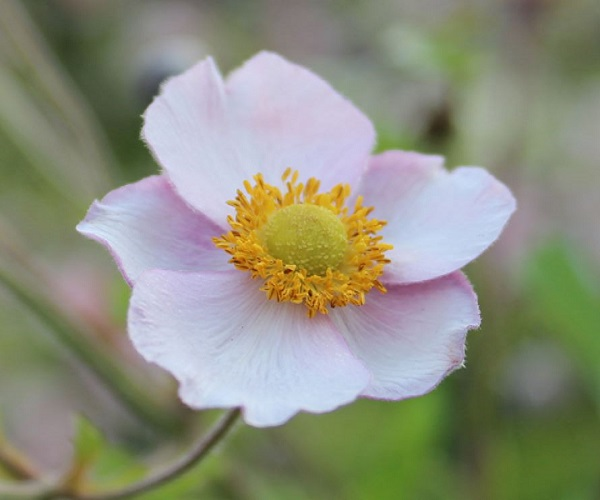
#> input picture 13 (04) Logical and Arithmetical Operations on Images/Matlab Workspace/rose1.jpg, 600 x 500 px
$ jupyter execute '2 Logical and Arithmetical Operations on Images - Exercises.ipynb'
#> lines starting #> are read from the running program, lines starting #| are printed output that depends on the picture; after the words box and inside, x2 and y2 are one past the last pixel; in counts of white or black regions, pixels touching at a corner belong together
# Logical and Arithmetical Operations on Images - Exercises
_Mikołaj Leszczuk, Andrzej Matiolański, Zbigniew Hulicki_

## Exercises

[cell 1]
import cv2
import matplotlib.pyplot as plt

## Logical Operations

We can perform standard logical operations between images such as NOT, OR, XOR and AND. In general, logical operation is performed between each corresponding bit of the image pixel representation.

**Comments**:

* Note that the images have to be first converted to grayscale and then to binary using the OpenCV `cv2.threshold()` function (with a certain threshold, recommended: `127`).
* Note that the resulting images, being the element `[1]` from the `tuple` of `cv2.threshold()` function have to be displayed with a `'gray'` colormap.

### NOT (Inversion)

Implement NOT operation that inverts the image representation, in the simplest case of a binary image, where the (black) background pixels become (white) foreground and vice versa. For greyscale and color images, the procedure is to replace each pixel value:

_Ioutput_ (_i_,_j_) as follows:

$$I_{output}(i,j) = MAX – I_{input}({i},{j})$$

Where _MAX_ is the maximum possible value in the given image representation.

Thus, for an 8-bit grey-scale image (or for 8-bit channels within a color image), _MAX_ = 255.

Example:

**Python implementation example**:

[cell 2]
im1 = cv2.imread('Matlab Workspace/rose1.jpg')  # reading image
#> im1 is the input picture: shape (500, 600, 3); mean B, G, R 125.3, 143.3, 140.7
im1_gray = cv2.cvtColor(im1, cv2.COLOR_BGR2GRAY)
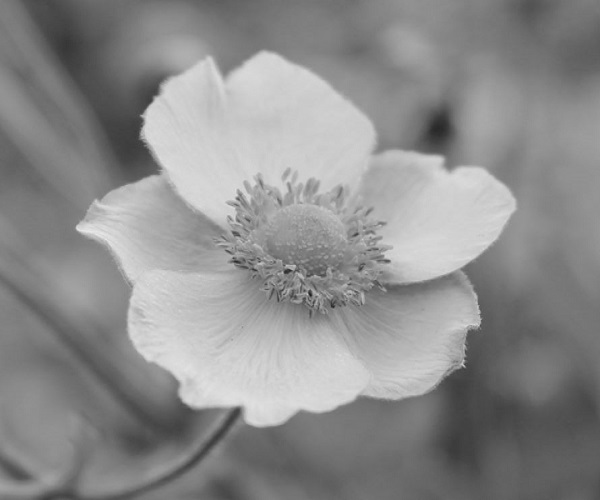
#> im1_gray: shape (500, 600); min 29, max 232, mean 140.5
ret, im1_bw = cv2.threshold(im1_gray, 127, 255, cv2.THRESH_BINARY)
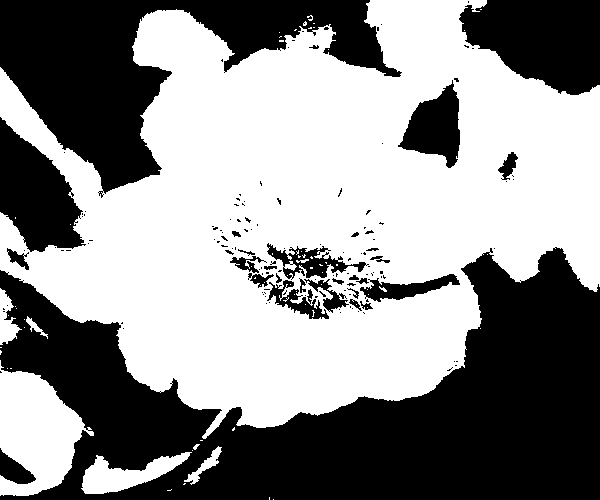
#> im1_bw: shape (500, 600); 55.7% white; 140 black regions (110 under 20 px), largest, box (x1, y1, x2, y2) and area: (0, 247, 600, 500) 76487, (0, 0, 402, 198) 30468, (459, 0, 600, 95) 9894
imcomplement_result_1 = 255-im1  # Invert the RGB image
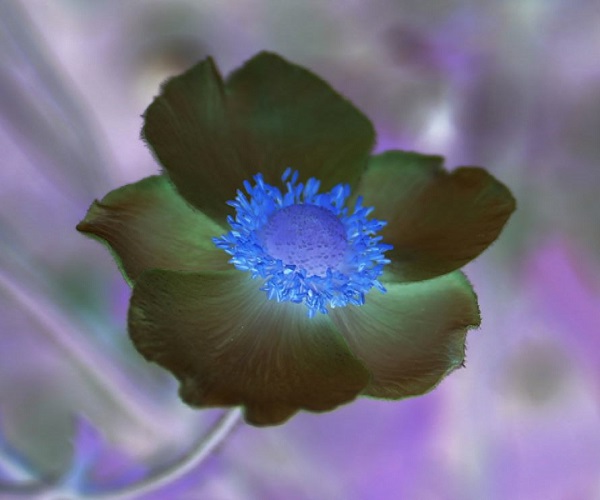
#> imcomplement_result_1: shape (500, 600, 3); mean B, G, R 129.7, 111.7, 114.3
imcomplement_result_2 = 255-im1_bw  # Invert the B&W image

[cell 3]
plt.figure()
plt.subplot(2, 2, 1), plt.xticks(()), plt.yticks(())
plt.imshow(cv2.cvtColor(im1, cv2.COLOR_BGR2RGB))  # Display the image
plt.title('image 1')
plt.subplot(2, 2, 3), plt.xticks(()), plt.yticks(())
plt.imshow(cv2.cvtColor(imcomplement_result_1, cv2.COLOR_BGR2RGB))  # Display the result
plt.title('Operation : Im complement')
plt.subplot(2, 2, 2), plt.xticks(()), plt.yticks(())
plt.imshow(im1_bw, 'gray')  # Display the image
plt.title('image 1 B&W')
plt.subplot(2, 2, 4), plt.xticks(()), plt.yticks(())
plt.imshow(imcomplement_result_2, 'gray')  # Display the result
plt.title('Operation : Im complement');
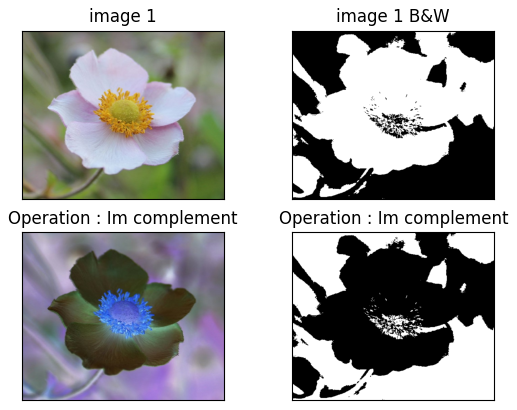
#> figure drawn by matplotlib, 4 panels

### OR/XOR

Logical OR (and XOR) is useful for processing binary-valued images (`0` or `1`) to detect objects which have moved between frames.

#### Logical OR Operation

Example:

**Python implementation example**:

[cell 4]
im1 = cv2.imread('Matlab Workspace/rose1.jpg')  # reading image
im2 = cv2.imread('Matlab Workspace/rose2.jpg')  # reading image
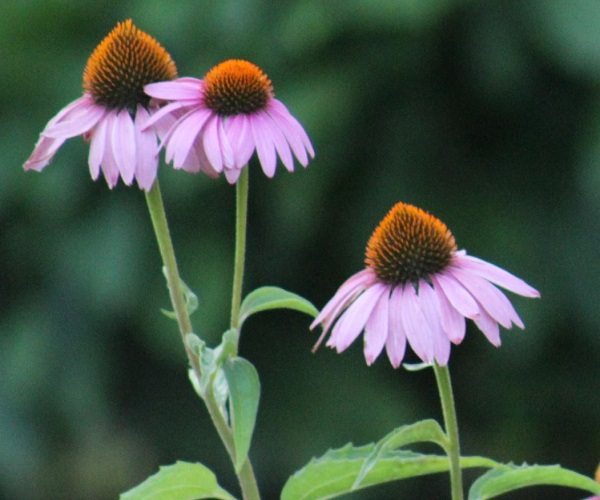
#> input picture 13 (04) Logical and Arithmetical Operations on Images/Matlab Workspace/rose2.jpg, 600 x 500 px
#> im2 is the input picture: shape (500, 600, 3); mean B, G, R 67.6, 81.1, 66.5
ret, im1_bw = cv2.threshold(cv2.cvtColor(im1, cv2.COLOR_BGR2GRAY), 127, 255, cv2.THRESH_BINARY)  # converting RGB image to black and white
ret, im2_bw = cv2.threshold(cv2.cvtColor(im2, cv2.COLOR_BGR2GRAY), 127, 255, cv2.THRESH_BINARY)  # converting RGB image to black and white
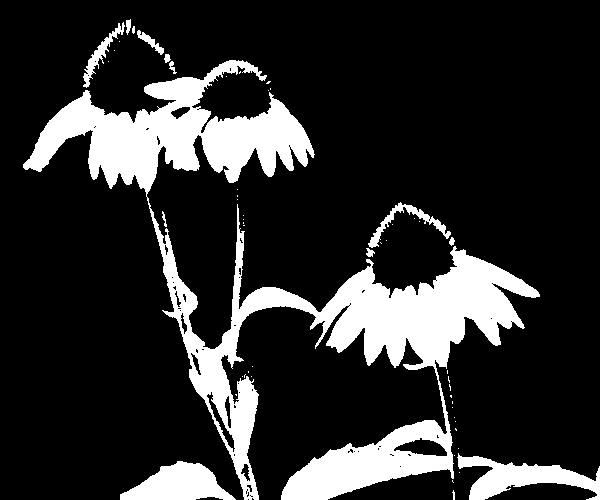
#> im2_bw: shape (500, 600); 17.8% white; 53 white regions (40 under 20 px), largest, box (x1, y1, x2, y2) and area: (23, 60, 540, 500) 45957, (457, 453, 600, 500) 2920, (120, 461, 236, 500) 2730
operation_or_result = cv2.bitwise_or(im1_bw, im2_bw)
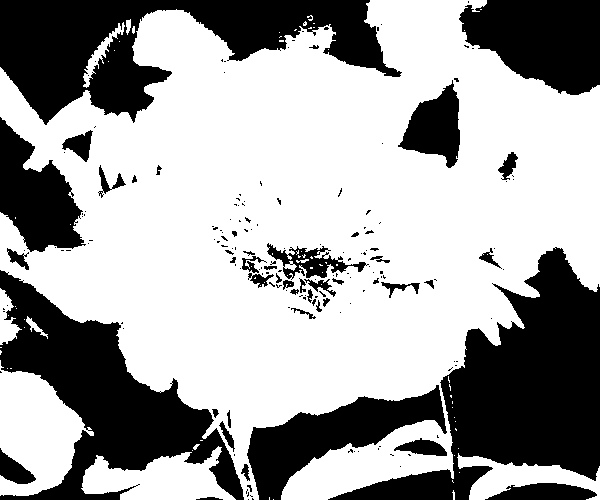
#> operation_or_result: shape (500, 600); 64% white; 175 black regions (129 under 20 px), largest, box (x1, y1, x2, y2) and area: (328, 247, 600, 500) 27671, (0, 0, 402, 125) 23579, (0, 270, 244, 500) 21025

[cell 5]
plt.figure()
plt.subplot(4, 4, 1), plt.xticks(()), plt.yticks(())
plt.imshow(cv2.cvtColor(im1, cv2.COLOR_BGR2RGB))  # Display the image
plt.title('image 1')
plt.subplot(4, 4, 2), plt.xticks(()), plt.yticks(())
plt.imshow(cv2.cvtColor(im2, cv2.COLOR_BGR2RGB))  # Display the image
plt.title('image 2')
plt.subplot(4, 4, 3), plt.xticks(()), plt.yticks(())
plt.imshow(im1_bw, 'gray')  # Display the image
plt.title('image 1 B&W')
plt.subplot(4, 4, 4), plt.xticks(()), plt.yticks(())
plt.imshow(im2_bw, 'gray')  # Display the image
plt.title('image 2 B&W')
plt.subplot(2, 2, 3), plt.xticks(()), plt.yticks(())
plt.imshow(cv2.cvtColor(operation_or_result, cv2.COLOR_BGR2RGB))  # Display the result
plt.title('Logical Operation: OR');

#### Logical XOR Operation

Example:

**Python implementation example**:

[cell 6]
im1 = cv2.imread('Matlab Workspace/rose1.jpg')  # reading image
im2 = cv2.imread('Matlab Workspace/rose2.jpg')  # reading image
ret, im1_bw = cv2.threshold(cv2.cvtColor(im1, cv2.COLOR_BGR2GRAY), 127, 255, cv2.THRESH_BINARY)  # converting RGB image to black and white
ret, im2_bw = cv2.threshold(cv2.cvtColor(im2, cv2.COLOR_BGR2GRAY), 127, 255, cv2.THRESH_BINARY)  # converting RGB image to black and white
operation_xor_result = cv2.bitwise_xor(im1_bw, im2_bw)
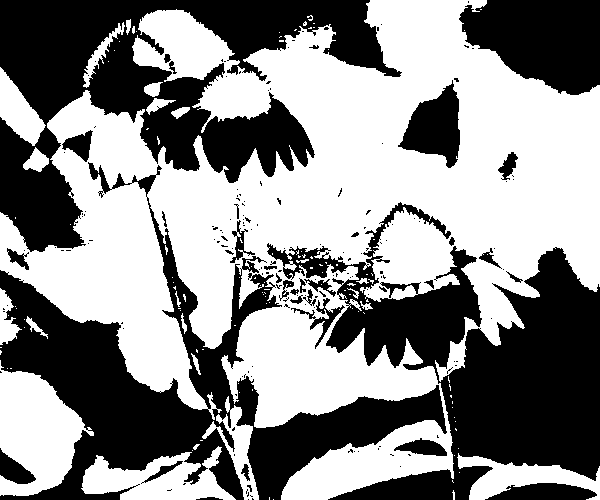
#> operation_xor_result: shape (500, 600); 54.6% white; 176 black regions (140 under 20 px), largest, box (x1, y1, x2, y2) and area: (0, 0, 402, 252) 40628, (267, 202, 600, 500) 39238, (0, 162, 447, 500) 37333

[cell 7]
plt.figure()
plt.subplot(4, 4, 1), plt.xticks(()), plt.yticks(())
plt.imshow(cv2.cvtColor(im1, cv2.COLOR_BGR2RGB))  # Display the image
plt.title('image 1')
plt.subplot(4, 4, 2), plt.xticks(()), plt.yticks(())
plt.imshow(cv2.cvtColor(im2, cv2.COLOR_BGR2RGB))  # Display the image
plt.title('image 2')
plt.subplot(4, 4, 3), plt.xticks(()), plt.yticks(())
plt.imshow(im1_bw, 'gray')  # Display the image
plt.title('image 1 B&W')
plt.subplot(4, 4, 4), plt.xticks(()), plt.yticks(())
plt.imshow(im2_bw, 'gray')  # Display the image
plt.title('image 2 B&W')
plt.subplot(2, 2, 3), plt.xticks(()), plt.yticks(())
plt.imshow(cv2.cvtColor(operation_xor_result, cv2.COLOR_BGR2RGB))  # Display the result
plt.title('Logical Operation: XOR');

### AND

Logical AND is commonly used for detecting differences in images, highlighting target regions with a binary mask or producing bit-planes through an image.

Example:

**Python implementation example**:

[cell 8]
im1 = cv2.imread('Matlab Workspace/rose1.jpg')  # reading image
im2 = cv2.imread('Matlab Workspace/rose2.jpg')  # reading image
ret, im1_bw = cv2.threshold(cv2.cvtColor(im1, cv2.COLOR_BGR2GRAY), 127, 255, cv2.THRESH_BINARY)  # converting RGB image to black and white
ret, im2_bw = cv2.threshold(cv2.cvtColor(im2, cv2.COLOR_BGR2GRAY), 127, 255, cv2.THRESH_BINARY)  # converting RGB image to black and white
operation_and_result = cv2.bitwise_and(im1_bw, im2_bw)
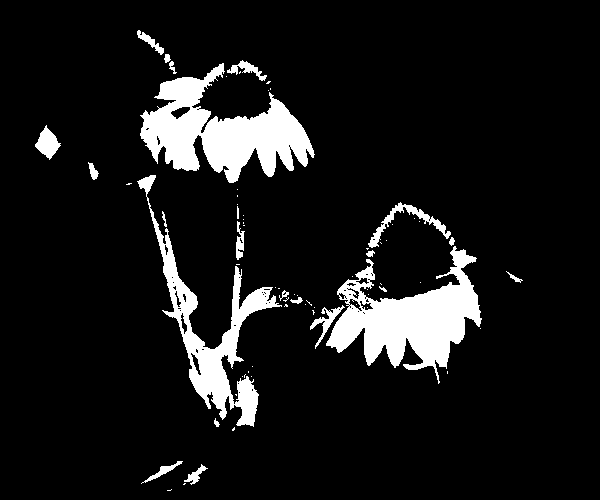
#> operation_and_result: shape (500, 600); 9.5% white; 71 white regions (48 under 20 px), largest, box (x1, y1, x2, y2) and area: (140, 63, 315, 183) 9687, (326, 246, 482, 384) 9142, (137, 175, 282, 427) 6382

[cell 9]
plt.figure()
plt.subplot(4, 4, 1), plt.xticks(()), plt.yticks(())
plt.imshow(cv2.cvtColor(im1, cv2.COLOR_BGR2RGB))  # Display the image
plt.title('image 1')
plt.subplot(4, 4, 2), plt.xticks(()), plt.yticks(())
plt.imshow(cv2.cvtColor(im2, cv2.COLOR_BGR2RGB))  # Display the image
plt.title('image 2')
plt.subplot(4, 4, 3), plt.xticks(()), plt.yticks(())
plt.imshow(im1_bw, 'gray')  # Display the image
plt.title('image 1 B&W')
plt.subplot(4, 4, 4), plt.xticks(()), plt.yticks(())
plt.imshow(im2_bw, 'gray')  # Display the image
plt.title('image 2 B&W')
plt.subplot(2, 2, 3), plt.xticks(()), plt.yticks(())
plt.imshow(cv2.cvtColor(operation_and_result, cv2.COLOR_BGR2RGB))  # Display the result
plt.title('Logical Operation: AND');
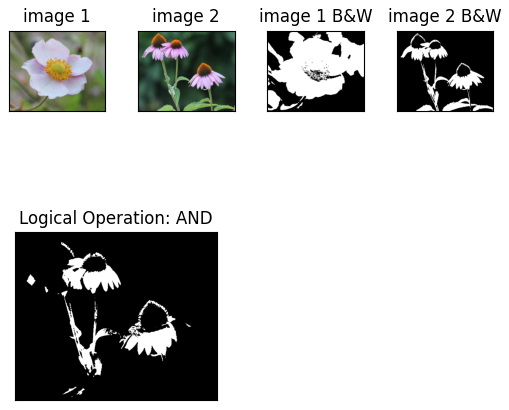
#> figure drawn by matplotlib, 5 panels
